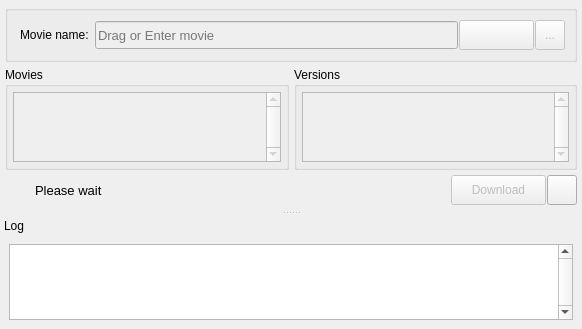
<?xml version="1.0" encoding="UTF-8"?>
<ui version="4.0">
 <class>SubiTMainWindow</class>
 <widget class="QMainWindow" name="SubiTMainWindow">
  <property name="geometry">
   <rect>
    <x>0</x>
    <y>0</y>
    <width>582</width>
    <height>322</height>
   </rect>
  </property>
  <property name="sizeIncrement">
   <size>
    <width>1</width>
    <height>1</height>
   </size>
  </property>
  <property name="baseSize">
   <size>
    <width>1</width>
    <height>1</height>
   </size>
  </property>
  <property name="contextMenuPolicy">
   <enum>Qt::DefaultContextMenu</enum>
  </property>
  <property name="acceptDrops">
   <bool>true</bool>
  </property>
  <property name="windowTitle">
   <string>SubiT</string>
  </property>
  <property name="windowIcon">
   <iconset resource="images.qrc">
    <normaloff>:/Global/icon-icon.png</normaloff>:/Global/icon-icon.png</iconset>
  </property>
  <property name="layoutDirection">
   <enum>Qt::LeftToRight</enum>
  </property>
  <property name="autoFillBackground">
   <bool>true</bool>
  </property>
  <property name="iconSize">
   <size>
    <width>128</width>
    <height>128</height>
   </size>
  </property>
  <property name="toolButtonStyle">
   <enum>Qt::ToolButtonIconOnly</enum>
  </property>
  <property name="animated">
   <bool>true</bool>
  </property>
  <property name="documentMode">
   <bool>false</bool>
  </property>
  <property name="tabShape">
   <enum>QTabWidget::Rounded</enum>
  </property>
  <property name="dockNestingEnabled">
   <bool>true</bool>
  </property>
  <property name="dockOptions">
   <set>QMainWindow::AllowNestedDocks|QMainWindow::AnimatedDocks</set>
  </property>
  <property name="unifiedTitleAndToolBarOnMac">
   <bool>false</bool>
  </property>
  <widget class="QWidget" name="mainWidget">
   <property name="sizePolicy">
    <sizepolicy hsizetype="Expanding" vsizetype="Expanding">
     <horstretch>0</horstretch>
     <verstretch>0</verstretch>
    </sizepolicy>
   </property>
   <layout class="QVBoxLayout" name="verticalLayout_2">
    <property name="spacing">
     <number>5</number>
    </property>
    <property name="margin">
     <number>5</number>
    </property>
    <item>
     <widget class="QGroupBox" name="inputGroupBox">
      <property name="title">
       <string/>
      </property>
      <property name="flat">
       <bool>false</bool>
      </property>
      <layout class="QHBoxLayout" name="horizontalLayout">
       <property name="spacing">
        <number>1</number>
       </property>
       <item>
        <widget class="QLabel" name="movieNameLabel">
         <property name="enabled">
          <bool>true</bool>
         </property>
         <property name="minimumSize">
          <size>
           <width>0</width>
           <height>0</height>
          </size>
         </property>
         <property name="maximumSize">
          <size>
           <width>16777215</width>
           <height>16777215</height>
          </size>
         </property>
         <property name="styleSheet">
          <string notr="true">padding-right: 2px</string>
         </property>
         <property name="text">
          <string>Movie name:</string>
         </property>
        </widget>
       </item>
       <item>
        <widget class="QLineEdit" name="movieNameLineEdit">
         <property name="enabled">
          <bool>false</bool>
         </property>
         <property name="sizePolicy">
          <sizepolicy hsizetype="MinimumExpanding" vsizetype="Preferred">
           <horstretch>0</horstretch>
           <verstretch>0</verstretch>
          </sizepolicy>
         </property>
         <property name="minimumSize">
          <size>
           <width>50</width>
           <height>28</height>
          </size>
         </property>
         <property name="maximumSize">
          <size>
           <width>16777215</width>
           <height>28</height>
          </size>
         </property>
         <property name="baseSize">
          <size>
           <width>0</width>
           <height>0</height>
          </size>
         </property>
         <property name="font">
          <font>
           <pointsize>10</pointsize>
          </font>
         </property>
         <property name="autoFillBackground">
          <bool>false</bool>
         </property>
         <property name="styleSheet">
          <string notr="true">margin-left: 0px;
margin-right: 0px;</string>
         </property>
         <property name="frame">
          <bool>true</bool>
         </property>
         <property name="dragEnabled">
          <bool>true</bool>
         </property>
         <property name="placeholderText">
          <string>Drag or Enter movie</string>
         </property>
        </widget>
       </item>
       <item>
        <widget class="QToolButton" name="movieNameGoToolButton">
         <property name="enabled">
          <bool>false</bool>
         </property>
         <property name="minimumSize">
          <size>
           <width>75</width>
           <height>30</height>
          </size>
         </property>
         <property name="maximumSize">
          <size>
           <width>2</width>
           <height>30</height>
          </size>
         </property>
         <property name="layoutDirection">
          <enum>Qt::LeftToRight</enum>
         </property>
         <property name="text">
          <string/>
         </property>
         <property name="icon">
          <iconset resource="images.qrc">
           <normaloff>:/MainWindow/icon-main-search.png</normaloff>:/MainWindow/icon-main-search.png</iconset>
         </property>
         <property name="iconSize">
          <size>
           <width>22</width>
           <height>22</height>
          </size>
         </property>
         <property name="shortcut">
          <string>Return</string>
         </property>
         <property name="autoExclusive">
          <bool>false</bool>
         </property>
         <property name="toolButtonStyle">
          <enum>Qt::ToolButtonIconOnly</enum>
         </property>
        </widget>
       </item>
       <item>
        <widget class="QToolButton" name="movieNameBrowseToolButton">
         <property name="enabled">
          <bool>false</bool>
         </property>
         <property name="minimumSize">
          <size>
           <width>30</width>
           <height>30</height>
          </size>
         </property>
         <property name="maximumSize">
          <size>
           <width>30</width>
           <height>30</height>
          </size>
         </property>
         <property name="text">
          <string>...</string>
         </property>
         <property name="iconSize">
          <size>
           <width>20</width>
           <height>20</height>
          </size>
         </property>
         <property name="toolButtonStyle">
          <enum>Qt::ToolButtonTextOnly</enum>
         </property>
        </widget>
       </item>
      </layout>
     </widget>
    </item>
    <item>
     <layout class="QGridLayout" name="selectionScopeLayout">
      <item row="0" column="0">
       <layout class="QHBoxLayout" name="listWidgetsLayout">
        <item>
         <widget class="QGroupBox" name="moviesGroupBox">
          <property name="title">
           <string>Movies</string>
          </property>
          <property name="flat">
           <bool>false</bool>
          </property>
          <layout class="QHBoxLayout" name="horizontalLayout_3">
           <property name="spacing">
            <number>5</number>
           </property>
           <property name="margin">
            <number>5</number>
           </property>
           <item>
            <widget class="QListWidget" name="moviesListWidget">
             <property name="enabled">
              <bool>false</bool>
             </property>
             <property name="sizePolicy">
              <sizepolicy hsizetype="Expanding" vsizetype="Expanding">
               <horstretch>0</horstretch>
               <verstretch>0</verstretch>
              </sizepolicy>
             </property>
             <property name="verticalScrollBarPolicy">
              <enum>Qt::ScrollBarAlwaysOn</enum>
             </property>
             <property name="horizontalScrollBarPolicy">
              <enum>Qt::ScrollBarAlwaysOff</enum>
             </property>
             <property name="autoScroll">
              <bool>false</bool>
             </property>
             <property name="editTriggers">
              <set>QAbstractItemView::NoEditTriggers</set>
             </property>
             <property name="showDropIndicator" stdset="0">
              <bool>false</bool>
             </property>
             <property name="alternatingRowColors">
              <bool>false</bool>
             </property>
             <property name="iconSize">
              <size>
               <width>16</width>
               <height>16</height>
              </size>
             </property>
            </widget>
           </item>
          </layout>
         </widget>
        </item>
        <item>
         <widget class="QGroupBox" name="versionsGroupBox">
          <property name="title">
           <string>Versions</string>
          </property>
          <property name="flat">
           <bool>false</bool>
          </property>
          <layout class="QHBoxLayout" name="horizontalLayout_2" stretch="0">
           <property name="spacing">
            <number>5</number>
           </property>
           <property name="margin">
            <number>5</number>
           </property>
           <item>
            <widget class="QListWidget" name="versionsListWidget">
             <property name="enabled">
              <bool>false</bool>
             </property>
             <property name="verticalScrollBarPolicy">
              <enum>Qt::ScrollBarAlwaysOn</enum>
             </property>
             <property name="horizontalScrollBarPolicy">
              <enum>Qt::ScrollBarAlwaysOff</enum>
             </property>
             <property name="autoScroll">
              <bool>false</bool>
             </property>
             <property name="editTriggers">
              <set>QAbstractItemView::NoEditTriggers</set>
             </property>
             <property name="showDropIndicator" stdset="0">
              <bool>false</bool>
             </property>
            </widget>
           </item>
          </layout>
         </widget>
        </item>
       </layout>
      </item>
     </layout>
    </item>
    <item>
     <layout class="QHBoxLayout" name="bottomLayout">
      <property name="spacing">
       <number>1</number>
      </property>
      <property name="sizeConstraint">
       <enum>QLayout::SetNoConstraint</enum>
      </property>
      <property name="leftMargin">
       <number>0</number>
      </property>
      <item>
       <widget class="QFrame" name="directionLogsFrame">
        <property name="sizePolicy">
         <sizepolicy hsizetype="MinimumExpanding" vsizetype="Fixed">
          <horstretch>0</horstretch>
          <verstretch>0</verstretch>
         </sizepolicy>
        </property>
        <property name="minimumSize">
         <size>
          <width>0</width>
          <height>30</height>
         </size>
        </property>
        <property name="maximumSize">
         <size>
          <width>16777215</width>
          <height>30</height>
         </size>
        </property>
        <property name="autoFillBackground">
         <bool>false</bool>
        </property>
        <property name="styleSheet">
         <string notr="true">padding: 0px;
margin: 0px;</string>
        </property>
        <layout class="QHBoxLayout" name="directionLogsLayout">
         <property name="spacing">
          <number>2</number>
         </property>
         <property name="leftMargin">
          <number>0</number>
         </property>
         <property name="topMargin">
          <number>1</number>
         </property>
         <property name="rightMargin">
          <number>0</number>
         </property>
         <property name="bottomMargin">
          <number>1</number>
         </property>
         <item>
          <widget class="QLabel" name="directionLogsIconLabel">
           <property name="sizePolicy">
            <sizepolicy hsizetype="Preferred" vsizetype="Fixed">
             <horstretch>0</horstretch>
             <verstretch>0</verstretch>
            </sizepolicy>
           </property>
           <property name="minimumSize">
            <size>
             <width>28</width>
             <height>28</height>
            </size>
           </property>
           <property name="maximumSize">
            <size>
             <width>28</width>
             <height>28</height>
            </size>
           </property>
           <property name="styleSheet">
            <string notr="true">padding: 0px;
padding-left: 4px;</string>
           </property>
           <property name="text">
            <string/>
           </property>
           <property name="textFormat">
            <enum>Qt::RichText</enum>
           </property>
           <property name="pixmap">
            <pixmap resource="images.qrc">:/MainWindow/icon-main-info.png</pixmap>
           </property>
           <property name="textInteractionFlags">
            <set>Qt::NoTextInteraction</set>
           </property>
          </widget>
         </item>
         <item>
          <widget class="QLabel" name="directionLogsLabel">
           <property name="enabled">
            <bool>true</bool>
           </property>
           <property name="sizePolicy">
            <sizepolicy hsizetype="MinimumExpanding" vsizetype="Fixed">
             <horstretch>0</horstretch>
             <verstretch>0</verstretch>
            </sizepolicy>
           </property>
           <property name="minimumSize">
            <size>
             <width>0</width>
             <height>28</height>
            </size>
           </property>
           <property name="maximumSize">
            <size>
             <width>16777215</width>
             <height>28</height>
            </size>
           </property>
           <property name="font">
            <font>
             <pointsize>10</pointsize>
            </font>
           </property>
           <property name="styleSheet">
            <string notr="true">padding: 0px;
padding-left: 0px;</string>
           </property>
           <property name="text">
            <string>Please wait</string>
           </property>
           <property name="textFormat">
            <enum>Qt::PlainText</enum>
           </property>
           <property name="scaledContents">
            <bool>false</bool>
           </property>
           <property name="alignment">
            <set>Qt::AlignLeading|Qt::AlignLeft|Qt::AlignVCenter</set>
           </property>
           <property name="textInteractionFlags">
            <set>Qt::NoTextInteraction</set>
           </property>
          </widget>
         </item>
        </layout>
       </widget>
      </item>
      <item>
       <widget class="QToolButton" name="downloadVersionToolButton">
        <property name="enabled">
         <bool>false</bool>
        </property>
        <property name="sizePolicy">
         <sizepolicy hsizetype="Fixed" vsizetype="Fixed">
          <horstretch>0</horstretch>
          <verstretch>0</verstretch>
         </sizepolicy>
        </property>
        <property name="minimumSize">
         <size>
          <width>95</width>
          <height>30</height>
         </size>
        </property>
        <property name="maximumSize">
         <size>
          <width>95</width>
          <height>30</height>
         </size>
        </property>
        <property name="text">
         <string>Download</string>
        </property>
        <property name="icon">
         <iconset resource="images.qrc">
          <normaloff>:/MainWindow/icon-main-download.png</normaloff>:/MainWindow/icon-main-download.png</iconset>
        </property>
        <property name="iconSize">
         <size>
          <width>22</width>
          <height>22</height>
         </size>
        </property>
        <property name="toolButtonStyle">
         <enum>Qt::ToolButtonTextBesideIcon</enum>
        </property>
       </widget>
      </item>
      <item>
       <widget class="QToolButton" name="toolsToolButton">
        <property name="minimumSize">
         <size>
          <width>30</width>
          <height>30</height>
         </size>
        </property>
        <property name="maximumSize">
         <size>
          <width>30</width>
          <height>30</height>
         </size>
        </property>
        <property name="contextMenuPolicy">
         <enum>Qt::PreventContextMenu</enum>
        </property>
        <property name="text">
         <string/>
        </property>
        <property name="icon">
         <iconset resource="images.qrc">
          <normaloff>:/MainWindow/icon-main-tools.png</normaloff>:/MainWindow/icon-main-tools.png</iconset>
        </property>
        <property name="iconSize">
         <size>
          <width>22</width>
          <height>22</height>
         </size>
        </property>
       </widget>
      </item>
     </layout>
    </item>
   </layout>
  </widget>
  <widget class="QDockWidget" name="logDockWidget">
   <property name="minimumSize">
    <size>
     <width>91</width>
     <height>113</height>
    </size>
   </property>
   <property name="styleSheet">
    <string notr="true"/>
   </property>
   <property name="floating">
    <bool>false</bool>
   </property>
   <property name="features">
    <set>QDockWidget::NoDockWidgetFeatures</set>
   </property>
   <property name="allowedAreas">
    <set>Qt::BottomDockWidgetArea</set>
   </property>
   <property name="windowTitle">
    <string>Log</string>
   </property>
   <attribute name="dockWidgetArea">
    <number>8</number>
   </attribute>
   <widget class="QWidget" name="dockWidgetContents">
    <layout class="QVBoxLayout" name="verticalLayout">
     <property name="spacing">
      <number>0</number>
     </property>
     <item>
      <widget class="QListWidget" name="logListWidget">
       <property name="enabled">
        <bool>true</bool>
       </property>
       <property name="sizePolicy">
        <sizepolicy hsizetype="Preferred" vsizetype="Preferred">
         <horstretch>0</horstretch>
         <verstretch>0</verstretch>
        </sizepolicy>
       </property>
       <property name="verticalScrollBarPolicy">
        <enum>Qt::ScrollBarAlwaysOn</enum>
       </property>
       <property name="horizontalScrollBarPolicy">
        <enum>Qt::ScrollBarAlwaysOff</enum>
       </property>
       <property name="editTriggers">
        <set>QAbstractItemView::NoEditTriggers</set>
       </property>
       <property name="selectionMode">
        <enum>QAbstractItemView::NoSelection</enum>
       </property>
      </widget>
     </item>
    </layout>
   </widget>
  </widget>
  <action name="actionSubiT_Website">
   <property name="icon">
    <iconset>
     <normaloff>:/images/icon-global.png</normaloff>:/images/icon-global.png</iconset>
   </property>
   <property name="text">
    <string>SubiT Website</string>
   </property>
  </action>
  <action name="actionAbout_SubiT">
   <property name="icon">
    <iconset>
     <normaloff>:/images/icon-about.png</normaloff>:/images/icon-about.png</iconset>
   </property>
   <property name="text">
    <string>About SubiT</string>
   </property>
  </action>
  <action name="actionBrowse">
   <property name="icon">
    <iconset>
     <normaloff>:/images/icon-search.png</normaloff>:/images/icon-search.png</iconset>
   </property>
   <property name="text">
    <string>Browse</string>
   </property>
  </action>
  <action name="actionExit">
   <property name="text">
    <string>Exit</string>
   </property>
  </action>
  <action name="actionShow_Settings">
   <property name="icon">
    <iconset>
     <normaloff>:/images/icon-global.png</normaloff>:/images/icon-global.png</iconset>
   </property>
   <property name="text">
    <string>Global</string>
   </property>
  </action>
  <action name="actionProviders">
   <property name="icon">
    <iconset>
     <normaloff>:/images/icon-handlers.png</normaloff>:/images/icon-handlers.png</iconset>
   </property>
   <property name="text">
    <string>Providers</string>
   </property>
  </action>
  <action name="actionAssociation">
   <property name="icon">
    <iconset>
     <normaloff>:/images/icon-registry.png</normaloff>:/images/icon-registry.png</iconset>
   </property>
   <property name="text">
    <string>Association</string>
   </property>
  </action>
  <action name="movieNameBrowseAction">
   <property name="icon">
    <iconset>
     <normaloff>:/images/icon-browse.png</normaloff>:/images/icon-browse.png</iconset>
   </property>
   <property name="text">
    <string>Browse</string>
   </property>
  </action>
  <action name="exitAction">
   <property name="checkable">
    <bool>false</bool>
   </property>
   <property name="icon">
    <iconset>
     <normaloff>:/images/icon-exit.png</normaloff>:/images/icon-exit.png</iconset>
   </property>
   <property name="text">
    <string>Exit</string>
   </property>
  </action>
  <action name="actionPreferences">
   <property name="text">
    <string>Global</string>
   </property>
  </action>
  <action name="subitWebsiteAction">
   <property name="icon">
    <iconset>
     <normaloff>:/images/icon-website.png</normaloff>:/images/icon-website.png</iconset>
   </property>
   <property name="text">
    <string>SubiT's Website</string>
   </property>
  </action>
  <action name="aboutSubitAction">
   <property name="icon">
    <iconset>
     <normaloff>:/images/icon-about.png</normaloff>:/images/icon-about.png</iconset>
   </property>
   <property name="text">
    <string>About SubiT</string>
   </property>
  </action>
  <action name="actionProviders_2">
   <property name="text">
    <string>Providers</string>
   </property>
  </action>
  <action name="actionAssociation_2">
   <property name="text">
    <string>Association</string>
   </property>
  </action>
  <action name="showLogAction">
   <property name="checkable">
    <bool>true</bool>
   </property>
   <property name="icon">
    <iconset>
     <normaloff>:/images/icon-log.png</normaloff>:/images/icon-log.png</iconset>
   </property>
   <property name="text">
    <string>Show Log</string>
   </property>
   <property name="shortcutContext">
    <enum>Qt::WindowShortcut</enum>
   </property>
   <property name="visible">
    <bool>true</bool>
   </property>
   <property name="softKeyRole">
    <enum>QAction::NoSoftKey</enum>
   </property>
  </action>
  <action name="globalSettingsAction">
   <property name="icon">
    <iconset>
     <normaloff>:/images/icon-global.png</normaloff>:/images/icon-global.png</iconset>
   </property>
   <property name="text">
    <string>Global</string>
   </property>
  </action>
  <action name="providersSettingsAction">
   <property name="icon">
    <iconset>
     <normaloff>:/images/icon-providers.png</normaloff>:/images/icon-providers.png</iconset>
   </property>
   <property name="text">
    <string>Providers</string>
   </property>
  </action>
  <action name="associationSettingsAction">
   <property name="icon">
    <iconset>
     <normaloff>:/images/icon-association.png</normaloff>:/images/icon-association.png</iconset>
   </property>
   <property name="text">
    <string>Association</string>
   </property>
  </action>
  <action name="prefrencesAction">
   <property name="icon">
    <iconset>
     <normaloff>:/images/icon-config.png</normaloff>:/images/icon-config.png</iconset>
   </property>
   <property name="text">
    <string>Prefrences</string>
   </property>
  </action>
 </widget>
 <resources>
  <include location="images.qrc"/>
 </resources>
 <connections/>
</ui>
